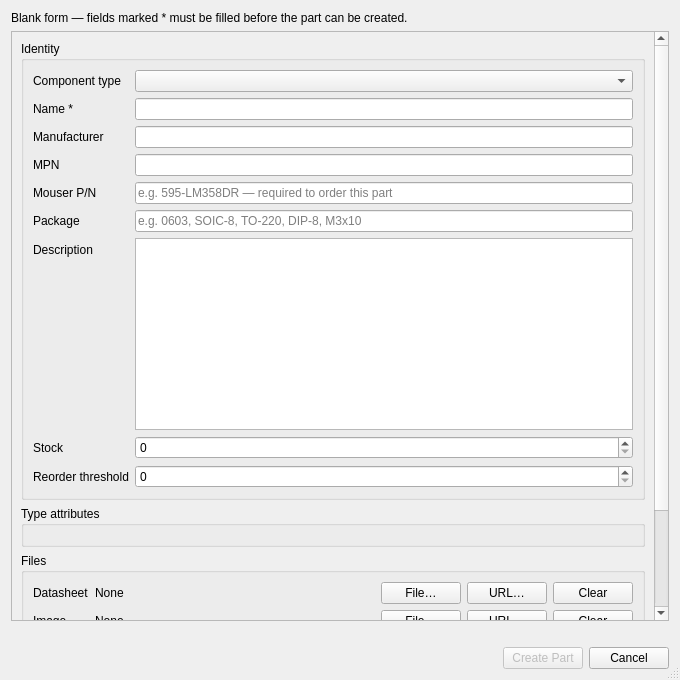
<?xml version="1.0" encoding="UTF-8"?>
<ui version="4.0">
 <class>NewPartDialog</class>
 <widget class="QDialog" name="NewPartDialog">
  <property name="geometry">
   <rect>
    <x>0</x>
    <y>0</y>
    <width>680</width>
    <height>680</height>
   </rect>
  </property>
  <property name="windowTitle">
   <string>New Part</string>
  </property>
  <property name="sizeGripEnabled">
   <bool>true</bool>
  </property>
  <layout class="QVBoxLayout" name="mainLayout">
   <item>
    <widget class="QLabel" name="headerLabel">
     <property name="text">
      <string>Blank form — fields marked * must be filled before the part can be created.</string>
     </property>
     <property name="wordWrap">
      <bool>true</bool>
     </property>
    </widget>
   </item>
   <item>
    <widget class="QScrollArea" name="scrollArea">
     <property name="widgetResizable">
      <bool>true</bool>
     </property>
     <widget class="QWidget" name="scrollContents">
      <property name="geometry">
       <rect>
        <x>0</x>
        <y>0</y>
        <width>640</width>
        <height>540</height>
       </rect>
      </property>
      <layout class="QVBoxLayout" name="scrollLayout">
       <item>
        <widget class="QGroupBox" name="identityGroup">
         <property name="title">
          <string>Identity</string>
         </property>
         <layout class="QFormLayout" name="identityLayout">
          <item row="0" column="0">
           <widget class="QLabel" name="typeLabel">
            <property name="text">
             <string>Component type</string>
            </property>
            <property name="toolTip">
             <string>Which category template this part uses. It decides the attribute fields below and the columns the part table shows — e.g. Resistor, Capacitor, MOSFET.</string>
            </property>
           </widget>
          </item>
          <item row="0" column="1">
           <widget class="QComboBox" name="typeCombo"/>
          </item>
          <item row="1" column="0">
           <widget class="QLabel" name="nameLabel">
            <property name="text">
             <string>Name *</string>
            </property>
            <property name="toolTip">
             <string>What you want to see in the parts table. Freely chosen — e.g. &quot;4k7 0603 1%&quot; or &quot;LM358 dual op-amp&quot;.</string>
            </property>
           </widget>
          </item>
          <item row="1" column="1">
           <widget class="QLineEdit" name="nameEdit"/>
          </item>
          <item row="2" column="0">
           <widget class="QLabel" name="manufacturerLabel">
            <property name="text">
             <string>Manufacturer</string>
            </property>
            <property name="toolTip">
             <string>Who makes the part — e.g. Murata, Texas Instruments, Yageo.</string>
            </property>
           </widget>
          </item>
          <item row="2" column="1">
           <widget class="QLineEdit" name="manufacturerEdit"/>
          </item>
          <item row="3" column="0">
           <widget class="QLabel" name="mpnLabel">
            <property name="text">
             <string>MPN</string>
            </property>
            <property name="toolTip">
             <string>Manufacturer Part Number — the maker's own order code, e.g. &quot;LM358DR&quot; or &quot;GRM188R71H104KA93D&quot;. Ordering does not use this; that is the Mouser P/N below.</string>
            </property>
           </widget>
          </item>
          <item row="3" column="1">
           <widget class="QLineEdit" name="mpnEdit"/>
          </item>
          <item row="4" column="0">
           <widget class="QLabel" name="mouserLabel">
            <property name="text">
             <string>Mouser P/N</string>
            </property>
            <property name="toolTip">
             <string>Mouser's own article number, e.g. &quot;595-LM358DR&quot;. This is what the cart orders by — the MPN will not work. Filled in automatically when the part came from a Mouser search.</string>
            </property>
           </widget>
          </item>
          <item row="4" column="1">
           <widget class="QLineEdit" name="mouserEdit">
            <property name="placeholderText">
             <string>e.g. 595-LM358DR — required to order this part</string>
            </property>
           </widget>
          </item>
          <item row="5" column="0">
           <widget class="QLabel" name="packageLabel">
            <property name="text">
             <string>Package</string>
            </property>
            <property name="toolTip">
             <string>The physical housing the part comes in — its body shape and pin arrangement, which is what decides the PCB footprint.

Not the same as THT vs SMD, though the name usually implies it:
• SMD examples: 0603, 0805, SOT-23, SOIC-8, QFN-32, TQFP-44
• THT examples: DIP-8, TO-220, TO-92, radial 5 mm, axial 0207
• Mechanical parts: M3x10, M2.5 standoff

Mouser fills this in from its &quot;Package / Case&quot; column.</string>
            </property>
           </widget>
          </item>
          <item row="5" column="1">
           <widget class="QLineEdit" name="packageEdit">
            <property name="placeholderText">
             <string>e.g. 0603, SOIC-8, TO-220, DIP-8, M3x10</string>
            </property>
           </widget>
          </item>
          <item row="6" column="0">
           <widget class="QLabel" name="descriptionLabel">
            <property name="text">
             <string>Description</string>
            </property>
            <property name="toolTip">
             <string>Free-text notes. Mouser's own product description lands here when the part came from a search.</string>
            </property>
           </widget>
          </item>
          <item row="6" column="1">
           <widget class="QPlainTextEdit" name="descriptionEdit">
            <property name="maximumHeight">
             <number>72</number>
            </property>
           </widget>
          </item>
          <item row="7" column="0">
           <widget class="QLabel" name="stockLabel">
            <property name="text">
             <string>Stock</string>
            </property>
            <property name="toolTip">
             <string>How many you have on the shelf right now. A non-zero value is recorded as the part's first restock, so the stock history starts out honest.</string>
            </property>
           </widget>
          </item>
          <item row="7" column="1">
           <widget class="QSpinBox" name="stockSpin">
            <property name="maximum">
             <number>100000000</number>
            </property>
           </widget>
          </item>
          <item row="8" column="0">
           <widget class="QLabel" name="stockMinLabel">
            <property name="text">
             <string>Reorder threshold</string>
            </property>
            <property name="toolTip">
             <string>The count below which you want to reorder. 0 means never warn.</string>
            </property>
           </widget>
          </item>
          <item row="8" column="1">
           <widget class="QSpinBox" name="stockMinSpin">
            <property name="maximum">
             <number>100000000</number>
            </property>
           </widget>
          </item>
         </layout>
        </widget>
       </item>
       <item>
        <widget class="QGroupBox" name="attributeGroup">
         <property name="title">
          <string>Type attributes</string>
         </property>
         <layout class="QVBoxLayout" name="attributeLayout"/>
        </widget>
       </item>
       <item>
        <widget class="QGroupBox" name="filesGroup">
         <property name="title">
          <string>Files</string>
         </property>
         <property name="toolTip">
          <string>Attached when the part is created. Nothing is copied or downloaded until then, so Cancel really does leave no trace.</string>
         </property>
         <layout class="QFormLayout" name="filesLayout">
          <item row="0" column="0">
           <widget class="QLabel" name="datasheetLabel">
            <property name="text">
             <string>Datasheet</string>
            </property>
            <property name="toolTip">
             <string>Usually a PDF. Mouser's DataSheetUrl is filled in here automatically when it publishes one — which it does not for every part.</string>
            </property>
           </widget>
          </item>
          <item row="0" column="1">
           <layout class="QHBoxLayout" name="datasheetRow">
            <item>
             <widget class="QLabel" name="datasheetStateLabel">
              <property name="text">
               <string>None</string>
              </property>
              <property name="wordWrap">
               <bool>true</bool>
              </property>
              <property name="sizePolicy">
               <sizepolicy hsizetype="Expanding" vsizetype="Preferred">
                <horstretch>1</horstretch>
                <verstretch>0</verstretch>
               </sizepolicy>
              </property>
             </widget>
            </item>
            <item>
             <widget class="QPushButton" name="datasheetFileButton">
              <property name="text">
               <string>File…</string>
              </property>
             </widget>
            </item>
            <item>
             <widget class="QPushButton" name="datasheetUrlButton">
              <property name="text">
               <string>URL…</string>
              </property>
             </widget>
            </item>
            <item>
             <widget class="QPushButton" name="datasheetClearButton">
              <property name="text">
               <string>Clear</string>
              </property>
             </widget>
            </item>
           </layout>
          </item>
          <item row="1" column="0">
           <widget class="QLabel" name="imageLabel">
            <property name="text">
             <string>Image</string>
            </property>
            <property name="toolTip">
             <string>A photo of the part. It is shown as a thumbnail in the first column of the parts table, which is what makes a component recognisable at a glance. Mouser's product photo is filled in here automatically.</string>
            </property>
           </widget>
          </item>
          <item row="1" column="1">
           <layout class="QHBoxLayout" name="imageRow">
            <item>
             <widget class="QLabel" name="imageStateLabel">
              <property name="text">
               <string>None</string>
              </property>
              <property name="wordWrap">
               <bool>true</bool>
              </property>
              <property name="sizePolicy">
               <sizepolicy hsizetype="Expanding" vsizetype="Preferred">
                <horstretch>1</horstretch>
                <verstretch>0</verstretch>
               </sizepolicy>
              </property>
             </widget>
            </item>
            <item>
             <widget class="QPushButton" name="imageFileButton">
              <property name="text">
               <string>File…</string>
              </property>
             </widget>
            </item>
            <item>
             <widget class="QPushButton" name="imageUrlButton">
              <property name="text">
               <string>URL…</string>
              </property>
             </widget>
            </item>
            <item>
             <widget class="QPushButton" name="imageClearButton">
              <property name="text">
               <string>Clear</string>
              </property>
             </widget>
            </item>
           </layout>
          </item>
          <item row="2" column="0">
           <widget class="QLabel" name="modelLabel">
            <property name="text">
             <string>3D model</string>
            </property>
            <property name="toolTip">
             <string>STEP, OBJ, PLY, STL, WRL or glTF. STEP is what KiCad wants; the built-in viewer draws the mesh formats directly and converts STEP when FreeCAD is installed. Mouser publishes no CAD models through its API, so this one is always a local file.</string>
            </property>
           </widget>
          </item>
          <item row="2" column="1">
           <layout class="QHBoxLayout" name="modelRow">
            <item>
             <widget class="QLabel" name="modelStateLabel">
              <property name="text">
               <string>None</string>
              </property>
              <property name="wordWrap">
               <bool>true</bool>
              </property>
              <property name="sizePolicy">
               <sizepolicy hsizetype="Expanding" vsizetype="Preferred">
                <horstretch>1</horstretch>
                <verstretch>0</verstretch>
               </sizepolicy>
              </property>
             </widget>
            </item>
            <item>
             <widget class="QPushButton" name="modelFileButton">
              <property name="text">
               <string>File…</string>
              </property>
             </widget>
            </item>
            <item>
             <widget class="QPushButton" name="modelClearButton">
              <property name="text">
               <string>Clear</string>
              </property>
             </widget>
            </item>
           </layout>
          </item>
         </layout>
        </widget>
       </item>
       <item>
        <widget class="QLabel" name="fileSlotsLabel">
         <property name="text">
          <string notr="true"/>
         </property>
         <property name="wordWrap">
          <bool>true</bool>
         </property>
        </widget>
       </item>
       <item>
        <spacer name="scrollSpacer">
         <property name="orientation">
          <enum>Qt::Vertical</enum>
         </property>
         <property name="sizeHint" stdset="0">
          <size>
           <width>20</width>
           <height>40</height>
          </size>
         </property>
        </spacer>
       </item>
      </layout>
     </widget>
    </widget>
   </item>
   <item>
    <widget class="QLabel" name="validationLabel">
     <property name="text">
      <string notr="true"/>
     </property>
     <property name="wordWrap">
      <bool>true</bool>
     </property>
    </widget>
   </item>
   <item>
    <layout class="QHBoxLayout" name="footerLayout">
     <item>
      <spacer name="footerSpacer">
       <property name="orientation">
        <enum>Qt::Horizontal</enum>
       </property>
       <property name="sizeHint" stdset="0">
        <size>
         <width>40</width>
         <height>20</height>
        </size>
       </property>
      </spacer>
     </item>
     <item>
      <widget class="QPushButton" name="createButton">
       <property name="text">
        <string>Create Part</string>
       </property>
       <property name="enabled">
        <bool>false</bool>
       </property>
       <property name="default">
        <bool>true</bool>
       </property>
      </widget>
     </item>
     <item>
      <widget class="QPushButton" name="cancelButton">
       <property name="text">
        <string>Cancel</string>
       </property>
      </widget>
     </item>
    </layout>
   </item>
  </layout>
 </widget>
 <resources/>
 <connections/>
</ui>
